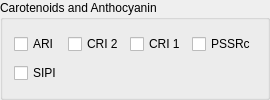
        <widget class="QgsCollapsibleGroupBox" name="mGroupBox_3">
         <property name="title">
          <string>Carotenoids and Anthocyanin</string>
         </property>
         <property name="collapsed">
          <bool>true</bool>
         </property>
         <layout class="QGridLayout" name="gridLayout_2">
          <item row="0" column="3">
           <widget class="QCheckBox" name="box_pssrc">
            <property name="toolTip">
             <string>&lt;html&gt;&lt;head/&gt;&lt;body&gt;&lt;p&gt;Pigment Specific Simple Ratio for Chl c&lt;/p&gt;&lt;p&gt;BLACKBURN, G.A. (1998): Spectral indices for estimating photosynthetic pigment concentrations: a test using senescent tree leaves. In: International Journal of Remote Sensing, 19(4), 657-675.&lt;/p&gt;&lt;/body&gt;&lt;/html&gt;</string>
            </property>
            <property name="text">
             <string>PSSRc</string>
            </property>
           </widget>
          </item>
          <item row="0" column="1">
           <widget class="QCheckBox" name="box_cri2">
            <property name="toolTip">
             <string>&lt;html&gt;&lt;head/&gt;&lt;body&gt;&lt;p&gt;Carotenoid Reflectance Index 2&lt;/p&gt;&lt;p&gt;GITELSON, A.A., ZUR, Y., CHIVKUNOVA, O.B. and MERZLYAK, M.N. (2002): Assessing carotenoid content in plant leaves with reflectance spectroscopy. In: Photochemistry and Photobiology, 75(3), 272-281.&lt;/p&gt;&lt;/body&gt;&lt;/html&gt;</string>
            </property>
            <property name="text">
             <string>CRI 2</string>
            </property>
           </widget>
          </item>
          <item row="1" column="0">
           <widget class="QCheckBox" name="box_sipi">
            <property name="toolTip">
             <string>&lt;html&gt;&lt;head/&gt;&lt;body&gt;&lt;p&gt;Structural Independent Pigment Index&lt;/p&gt;&lt;p&gt;PENUELAS, J. and FILELLA, I. (1998): Visible and near-infrared reflectance techniques for diagnosing plant physiological status. In: Trends in Plant Science, 3(4), 151-156.&lt;/p&gt;&lt;/body&gt;&lt;/html&gt;</string>
            </property>
            <property name="text">
             <string>SIPI</string>
            </property>
           </widget>
          </item>
          <item row="0" column="2">
           <widget class="QCheckBox" name="box_cri1">
            <property name="toolTip">
             <string>&lt;html&gt;&lt;head/&gt;&lt;body&gt;&lt;p&gt;Carotenoid Reflectance Index 1&lt;/p&gt;&lt;p&gt;GITELSON, A.A., ZUR, Y., CHIVKUNOVA, O.B. and MERZLYAK, M.N. (2002): Assessing carotenoid content in plant leaves with reflectance spectroscopy. In: Photochemistry and Photobiology, 75(3), 272-281.&lt;/p&gt;&lt;/body&gt;&lt;/html&gt;</string>
            </property>
            <property name="text">
             <string>CRI 1</string>
            </property>
           </widget>
          </item>
          <item row="0" column="0">
           <widget class="QCheckBox" name="box_ari">
            <property name="toolTip">
             <string>&lt;html&gt;&lt;head/&gt;&lt;body&gt;&lt;p&gt;Anthocyanin Reflectance Index&lt;/p&gt;&lt;p&gt;GITELSON, A.A., ZUR, Y., CHIVKUNOVA, O.B. and MERZLYAK, M.N. (2002): Assessing carotenoid content in plant leaves with reflectance spectroscopy. In: Photochemistry and Photobiology, 75(3), 272-281.&lt;/p&gt;&lt;/body&gt;&lt;/html&gt;</string>
            </property>
            <property name="text">
             <string>ARI</string>
            </property>
           </widget>
          </item>
         </layout>
        </widget>
